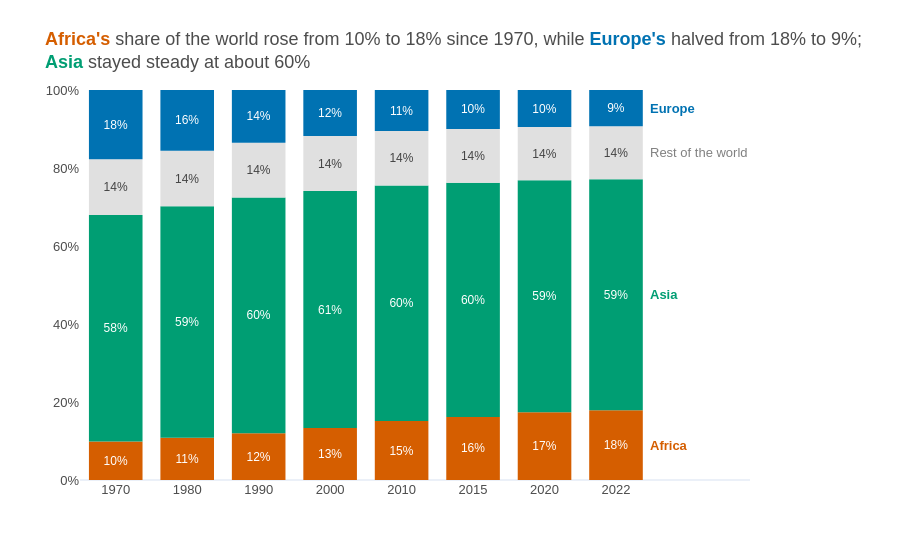

The code cell stored with this chart in its notebook:
### Markdown cell above
**Chart choice & justification:** *Which chart did you choose, and why? Justify design choices.

*YOUR ANSWER HERE*

I chose the 100% stacked bar chart becuase the question is about shares of a whole (world population = 100%) changing over time. A 100% stacked bar for each year shows the composition and how it shifts. I put Africa at the bottom and Europe at the top, so both sit on a fixed edge (0% and 100%) and are easy to compare across years. Africa, Asia and Europe each get their own colour-blind-safe colour (orange, green, blue), and the rest of the world is light grey context. Each segment shows its percentage, and the groups are labelled on the right instead of in a legend. Years are shown as categories because the gaps between them are uneven (10, 5 and 2 years).

### Code cell
# Q7
grp = df_long.copy()
grp['Group'] = np.where(grp['Continent'].isin(['Africa', 'Asia', 'Europe']), grp['Continent'], 'Rest of the world')
share = grp.groupby(['Year', 'Group'], as_index=False)['Population'].sum()
share['Share'] = share['Population'] / share.groupby('Year')['Population'].transform('sum') * 100
share['Year'] = share['Year'].astype(str)

ASIA_GREEN = '#009E73'   # Okabe-Ito bluish green: distinguishable from vermillion for colour-blind readers
stack = ['Africa', 'Asia', 'Rest of the world', 'Europe']          # bottom -> top
colors = {'Africa': ACCENT, 'Asia': ASIA_GREEN, 'Rest of the world': '#E0E0E0', 'Europe': '#0072B2'}
s = share.pivot(index='Year', columns='Group', values='Share')

fig = px.bar(share, x='Year', y='Share', color='Group', category_orders={'Group': stack},
             color_discrete_map=colors, text=share['Share'].map(lambda v: f'{v:.0f}%'),
             template='plotly_white', height=560)
fig.update_traces(textposition='inside', insidetextanchor='middle', marker_line_width=0, textfont_size=12)
for g in ['Africa', 'Asia', 'Europe']:
    fig.update_traces(selector=dict(name=g), textfont_color='white')

# Direct labels to the right of the last bar instead of a legend
cum = 0
for g in stack:
    v = s.loc['2022', g]
    fig.add_annotation(x=len(s) - 1, y=cum + v / 2,   # x = index of the last bar
                       text=f'<b>{g}</b>' if g != 'Rest of the world' else g,
                       showarrow=False, xanchor='left', xshift=32,
                       font=dict(color=colors[g] if g != 'Rest of the world' else '#808080', size=13))
    cum += v

fig.update_layout(
    title=dict(text=f"<span style='color:{ACCENT}'><b>Africa's</b></span> share of the world rose from {s.loc['1970','Africa']:.0f}% to "
                    f"{s.loc['2022','Africa']:.0f}% since 1970, while <span style='color:#0072B2'><b>Europe's</b></span> "
                    f"halved from {s.loc['1970','Europe']:.0f}% to {s.loc['2022','Europe']:.0f}%;<br>"
                    f"<span style='color:{ASIA_GREEN}'><b>Asia</b></span> stayed steady at about {s['Asia'].mean():.0f}%"),
    font=FONT, showlegend=False, bargap=0.25, margin=dict(r=150, t=90))
fig.update_xaxes(title=None, showgrid=False, type='category')   # uneven year gaps -> categories
fig.update_yaxes(title=None, ticksuffix='%', range=[0, 100], showgrid=False)
fig.show()

### Figure 1 — Plotly figure (JSON) as saved in the notebook; plotly's stock layout.template omitted (floating-point values rounded to 4 significant figures)
{"data": [{"hovertemplate": "Group=Africa<br>Year=%{x}<br>Share=%{y}<br>text=%{text}<extra></extra>", "insidetextanchor": "middle", "legendgroup": "Africa", "marker": {"color": "#D55E00", "line": {"width": 0}, "pattern": {"shape": ""}}, "name": "Africa", "orientation": "v", "showlegend": true, "text": ["10%", "11%", "12%", "13%", "15%", "16%", "17%", "18%"], "textfont": {"color": "white", "size": 12}, "textposition": "inside", "type": "bar", "x": ["1970", "1980", "1990", "2000", "2010", "2015", "2020", "2022"], "xaxis": "x", "y": [9.893, 10.84, 12.01, 13.32, 15.11, 16.18, 17.36, 17.89], "yaxis": "y"}, {"hovertemplate": "Group=Asia<br>Year=%{x}<br>Share=%{y}<br>text=%{text}<extra></extra>", "insidetextanchor": "middle", "legendgroup": "Asia", "marker": {"color": "#009E73", "line": {"width": 0}, "pattern": {"shape": ""}}, "name": "Asia", "orientation": "v", "showlegend": true, "text": ["58%", "59%", "60%", "61%", "60%", "60%", "59%", "59%"], "textfont": {"color": "white", "size": 12}, "textposition": "inside", "type": "bar", "x": ["1970", "1980", "1990", "2000", "2010", "2015", "2020", "2022"], "xaxis": "x", "y": [58.06, 59.32, 60.41, 60.76, 60.43, 60.05, 59.48, 59.21], "yaxis": "y"}, {"hovertemplate": "Group=Rest of the world<br>Year=%{x}<br>Share=%{y}<br>text=%{text}<extra></extra>", "insidetextanchor": "middle", "legendgroup": "Rest of the world", "marker": {"color": "#E0E0E0", "line": {"width": 0}, "pattern": {"shape": ""}}, "name": "Rest of the world", "orientation": "v", "showlegend": true, "text": ["14%", "14%", "14%", "14%", "14%", "14%", "14%", "14%"], "textfont": {"size": 12}, "textposition": "inside", "type": "bar", "x": ["1970", "1980", "1990", "2000", "2010", "2015", "2020", "2022"], "xaxis": "x", "y": [14.29, 14.25, 14.02, 14.1, 13.93, 13.79, 13.65, 13.57], "yaxis": "y"}, {"hovertemplate": "Group=Europe<br>Year=%{x}<br>Share=%{y}<br>text=%{text}<extra></extra>", "insidetextanchor": "middle", "legendgroup": "Europe", "marker": {"color": "#0072B2", "line": {"width": 0}, "pattern": {"shape": ""}}, "name": "Europe", "orientation": "v", "showlegend": true, "text": ["18%", "16%", "14%", "12%", "11%", "10%", "10%", "9%"], "textfont": {"color": "white", "size": 12}, "textposition": "inside", "type": "bar", "x": ["1970", "1980", "1990", "2000", "2010", "2015", "2020", "2022"], "xaxis": "x", "y": [17.76, 15.59, 13.55, 11.81, 10.53, 9.987, 9.514, 9.32], "yaxis": "y"}], "layout": {"annotations": [{"font": {"color": "#D55E00", "size": 13}, "showarrow": false, "text": "<b>Africa</b>", "x": 7, "xanchor": "left", "xshift": 32, "y": 8.947}, {"font": {"color": "#009E73", "size": 13}, "showarrow": false, "text": "<b>Asia</b>", "x": 7, "xanchor": "left", "xshift": 32, "y": 47.5}, {"font": {"color": "#808080", "size": 13}, "showarrow": false, "text": "Rest of the world", "x": 7, "xanchor": "left", "xshift": 32, "y": 83.89}, {"font": {"color": "#0072B2", "size": 13}, "showarrow": false, "text": "<b>Europe</b>", "x": 7, "xanchor": "left", "xshift": 32, "y": 95.34}], "bargap": 0.25, "barmode": "relative", "font": {"color": "#4D4D4D", "family": "Arial", "size": 13}, "height": 560, "legend": {"title": {"text": "Group"}, "tracegroupgap": 0}, "margin": {"r": 150, "t": 90}, "showlegend": false, "title": {"text": "<span style='color:#D55E00'><b>Africa's</b></span> share of the world rose from 10% to 18% since 1970, while <span style='color:#0072B2'><b>Europe's</b></span> halved from 18% to 9%;<br><span style='color:#009E73'><b>Asia</b></span> stayed steady at about 60%"}, "xaxis": {"anchor": "y", "domain": [0, 1], "showgrid": false, "title": {}, "type": "category"}, "yaxis": {"anchor": "x", "domain": [0, 1], "range": [0, 100], "showgrid": false, "ticksuffix": "%", "title": {}}}}
